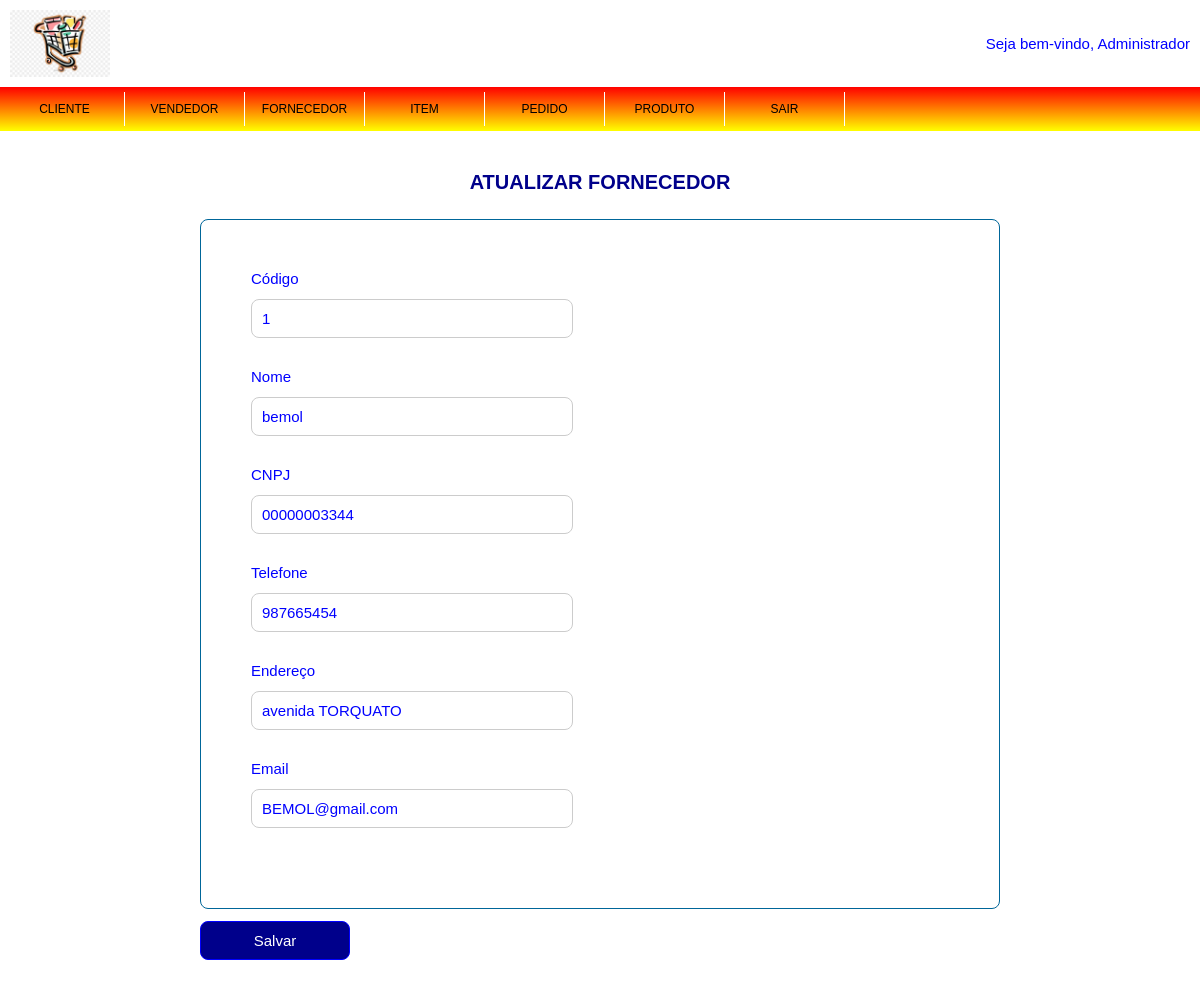
/admin/fornecedor/editar.php?codigo_fornecedor=1 (signed in), run on the app's committed database.
### tables this page shows
CREATE TABLE `fornecedor` (
  `codigo_fornecedor` int(11) NOT NULL,
  `nome` varchar(50) NOT NULL,
  `cnpj` bigint(11) UNSIGNED ZEROFILL NOT NULL,
  `telefone` int(11) NOT NULL,
  `endereco` varchar(50) NOT NULL,
  `email` varchar(50) NOT NULL
);

### admin/fornecedor/editar.php (the view)
<?php require('../topo_admin.php');
	require('../../conexao.php');
	$codigo_fornecedor = $_GET['codigo_fornecedor'];
	$select_fornecedor = mysqli_query($conexao, "SELECT * FROM fornecedor WHERE codigo_fornecedor = $codigo_fornecedor");
		if (mysqli_num_rows($select_fornecedor) > 0) {
			$dados_fornecedor = mysqli_fetch_assoc($select_fornecedor);
		} else {
			echo "<script> alert ('NÃO EXISTEM FORNECEDORES CADASTRADOS!');</script>";
			echo "<script> window.location.href='$url_admin/fornecedor';</script>";
		}
?>
		<form id="form_fornecedor" name="form_fornecedor" method="post" action="salvar.php" class="form_fornecedor">
			<div><h1>ATUALIZAR FORNECEDOR</h1></div>
				<div class="agrupamento_fornecedor">
						<div>
							<div><label>Código</label></div>
							<div><input type="text" id="codigo_fornecedor" name="codigo_fornecedor" value="<?php echo $dados_fornecedor['codigo_fornecedor'];?>" readonly></div>
						</div>
						<div>
							<div><label>Nome</label></div>
							<div><input type="text" id="nome" name="nome" value="<?php echo $dados_fornecedor['nome'];?>" required autofocus></div>
						</div>
						<div>
							<div><label>CNPJ</label></div>
							<div><input type="text" id="cnpj" name="cnpj" value="<?php echo $dados_fornecedor['cnpj'];?>" required autofocus></div>
						</div>
						<div>
							<div><label>Telefone</label></div>
							<div><input type="text" id="telefone" name="telefone" value="<?php echo $dados_fornecedor['telefone'];?>" required autofocus></div>
						</div>
						<div>
							<div><label>Endereço</label></div>
							<div><input type="text" id="endereco" name="endereco" value="<?php echo $dados_fornecedor['endereco'];?>" required autofocus></div>
						</div>
						<div>
							<div><label>Email</label></div>
							<div><input type="text" id="email" name="email" value="<?php echo $dados_fornecedor['email'];?>" required autofocus></div>
						</div>
				</div>
				<div><input type="submit" id="btn_entrar" name="btn_entrar" value="Salvar"></div>
		</form>
</body>
</html>

### css/estilo.css (style rules this page uses)
* { margin: 0; padding: 0; font-family: Arial, Helvetica, sans-serif; color: blue; }
html { font-size: 62.5%; }
h1 { font-size: 4rem; margin-bottom: 2.5rem; color: #00008B; text-align: center; }
label, input[type="text"], input[type="password"],input[type="submit"] { font-size: 1.5rem; }
input[type="text"], input[type="password"] { width: 300px; padding: 1.0rem; margin-top: 1.2rem; margin-bottom: 3rem; border: 1px solid #CCC; border-radius: 8px; }
input[type="submit"] { color: #FFF; width: 325px; padding: 1.0rem; margin-top: 1.2rem; margin-bottom: 1.2rem; border: 1px solid #CCC; border-radius: 8px; background: #00008B; border: 0; border: 1px solid blue; border-radius: 8px; clienter: pointer; }
.form_fornecedor { width: 800px; margin: 4rem auto; }
.form_fornecedor > div > h1 { font-size: 2rem; }
.form_fornecedor > div > input[type="submit"] { width: 150px; }
.agrupamento_fornecedor { display:flex; flex-direction: column; align-items: left; border: 1px solid #069; padding: 5rem; border-radius: 8px; }

### data on the page
fornecedor: codigo_fornecedor "1", nome "bemol", cnpj "00000003344", telefone "987665454", endereco "avenida TORQUATO", email "BEMOL@gmail.com"

### other printed values
$_SESSION['nome_completo_login'] "Administrador"
